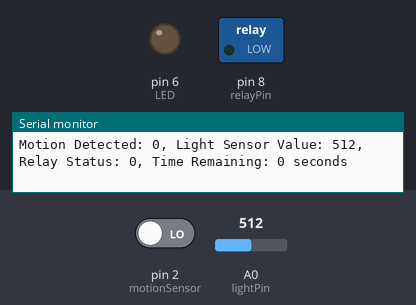
Bench run of a sketch on a simulated Arduino Uno, built with avr-gcc and run on an emulated ATmega328P. Parts: switched loads named in the sketch (green lamp = pin HIGH), output pins drawn as LEDs (lit = HIGH), the last lines printed to the serial monitor. Inputs (shaded band) come from the test bench; at power-on: A0 (lightPin) = 512, pin 2 (motionSensor) LOW.

Above: at 1.2 s.
1.3 s: A0 (lightPin) set to 310
4.3 s: A0 (lightPin) set to 283
At 4.8 s:
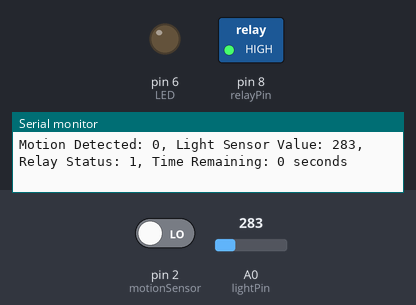
6.5 s: pin 2 (motionSensor) driven HIGH
At 7.5 s:
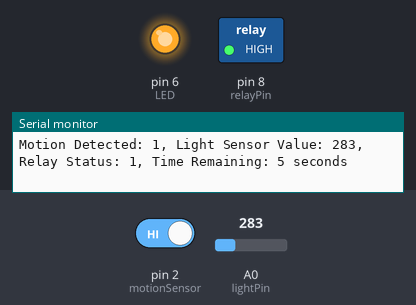
8.0 s: A0 (lightPin) set to 1023
At 9.0 s:
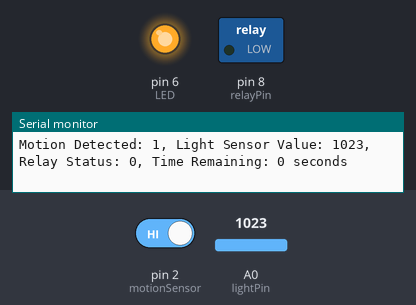
9.5 s: pin 2 (motionSensor) driven LOW
At 10.0 s:
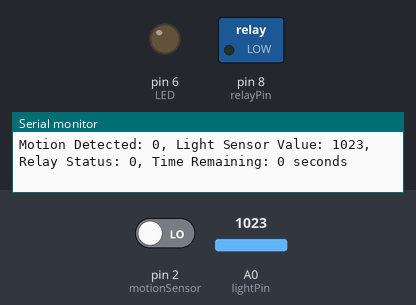
Timing chart, 0 to 12.5 s (numbered marks = the images above; inputs shaded):
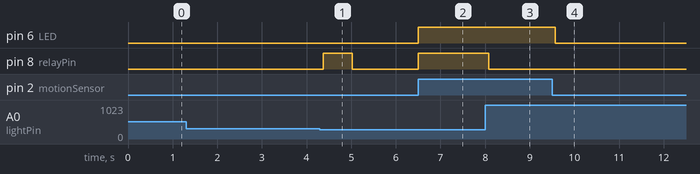

The sketch:

bendy_power_station_if.ino
```cpp
//////////PERANS SYSTEMS - BENDY POWER STATION/////////////
////PROJECT TO BRING LIGHT AND USB CHARGING IN A CAMPING///
////SHED. MOTION SENSOR, LIGHT SENSOR, 12V RELAY & LIGHT///
////POWERED BY A BATTERY CHARGED BY A SOLAR PANNEL.     ///
/////////////////////////PERAN.DEV/////////////////////////
///////////////////////////////////////////////////////////
/////////////////////////////////////////HARDWARE ROUTING//
const int LED = 6;
const int motionSensor = 2;
const int relayPin = 8;
const int lightPin = A0; // Broche du capteur de luminosité
const int lightThreshold = 300; // Seuil de luminosité pour le jour (à ajuster selon vos besoins)

unsigned long lastMillis = 0;
const unsigned long onTime = 5000; // Durée en millisecondes (50 secondes)

void setup() {
  pinMode(motionSensor, INPUT);
  pinMode(LED, OUTPUT);
  pinMode(relayPin, OUTPUT);
  pinMode(lightPin, INPUT);
  Serial.begin(9600);
}

void loop() {
  int motionDetected = digitalRead(motionSensor);
  int lightSensorValue = analogRead(lightPin);
  unsigned long currentMillis = millis();
  unsigned long timeRemaining = 0;

  if (motionDetected == HIGH) {
    digitalWrite(LED, HIGH); // Turn on LED when motion is detected
    if (lightSensorValue < lightThreshold) {
      digitalWrite(relayPin, HIGH);
    } else {
      digitalWrite(relayPin, LOW);
    }
    lastMillis = currentMillis;  // Reset the timer
  } else {
    digitalWrite(LED, LOW); // Ensure LED is off when no motion is detected
    if (currentMillis - lastMillis > onTime) {
      digitalWrite(relayPin, LOW); // Turn off relay after onTime
    } else {
      if (lightSensorValue < lightThreshold) {
        digitalWrite(relayPin, HIGH);
      } else {
        digitalWrite(relayPin, LOW);
      }
    }
  }

  // Calculate the remaining time in seconds
  if (digitalRead(relayPin) == HIGH) {
    timeRemaining = (onTime - (currentMillis - lastMillis)) / 1000;
  } else {
    timeRemaining = 0;
  }

  // Refresh Serial Monitor continuously
  Serial.print("Motion Detected: ");
  Serial.print(motionDetected);
  Serial.print(", Light Sensor Value: ");
  Serial.print(lightSensorValue);
  Serial.print(", Relay Status: ");
  Serial.print(digitalRead(relayPin));
  Serial.print(", Time Remaining: ");
  Serial.print(timeRemaining);
  Serial.println(" seconds");
}
```

Measured:
- the behaviour switches between 300 and 299 on A0 (lightPin) (found by bisection; images 0 and 1)
- after the input at 4.3 s, pin 8 (relayPin): LOW → HIGH after 0.08 s, → LOW 0.65 s later
- after the input at 6.5 s, pin 6 (LED), pin 8 (relayPin): LOW → HIGH at once
- after the input at 8.0 s, pin 8 (relayPin): HIGH → LOW after 0.08 s
- after the input at 9.5 s, pin 6 (LED): HIGH → LOW after 0.08 s
